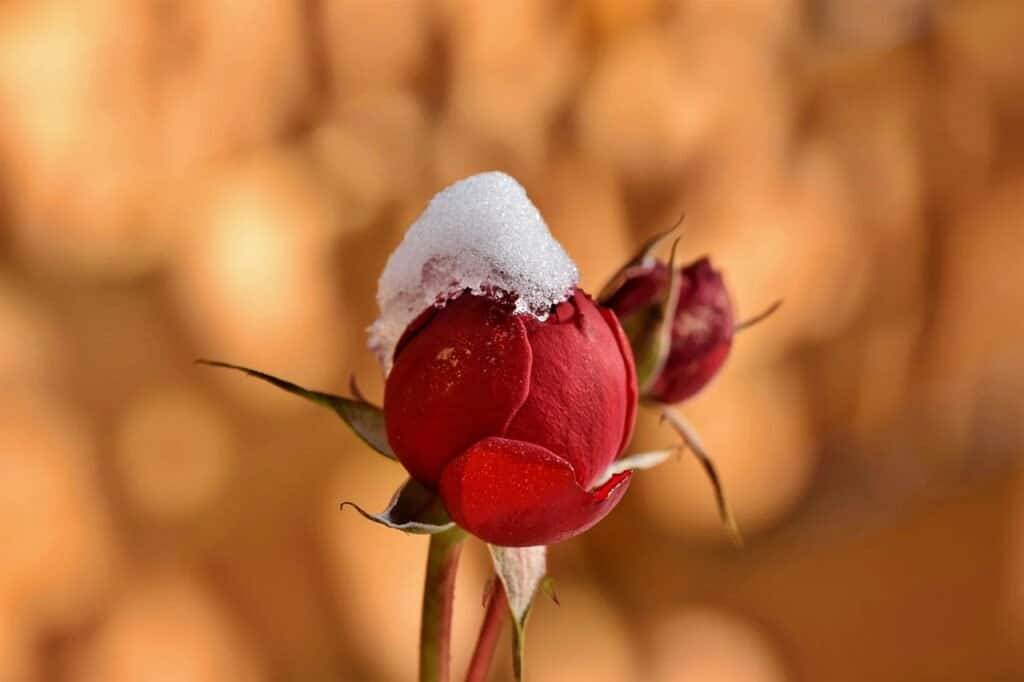
#> input picture 220962104_week1/image1.jpg, 1024 x 682 px, found by its file name
$ python imageread.py
#> lines starting #> are read from the running program, lines starting #| are printed output that depends on the picture; after the words box and inside, x2 and y2 are one past the last pixel; in counts of white or black regions, pixels touching at a corner belong together
import cv2
import cv2 as cv


frame = cv.imread('../week2/image1.jpg')
#> frame is the input picture: shape (682, 1024, 3); mean B, G, R 60.4, 110.8, 184
frame = cv.circle(frame,(506,390),(220),(200,213,48),2)
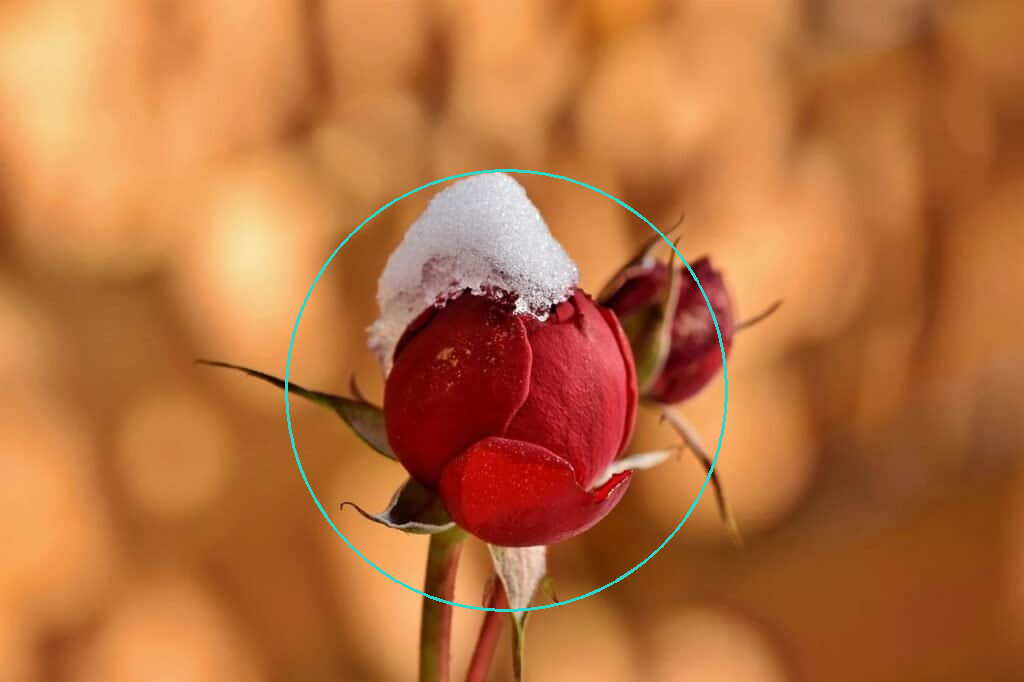
#> frame: shape (682, 1024, 3); 0.57% of pixels changed, all inside (x1, y1, x2, y2) = (285, 169, 728, 612)
frame = cv.rotate(frame,cv2.ROTATE_180)
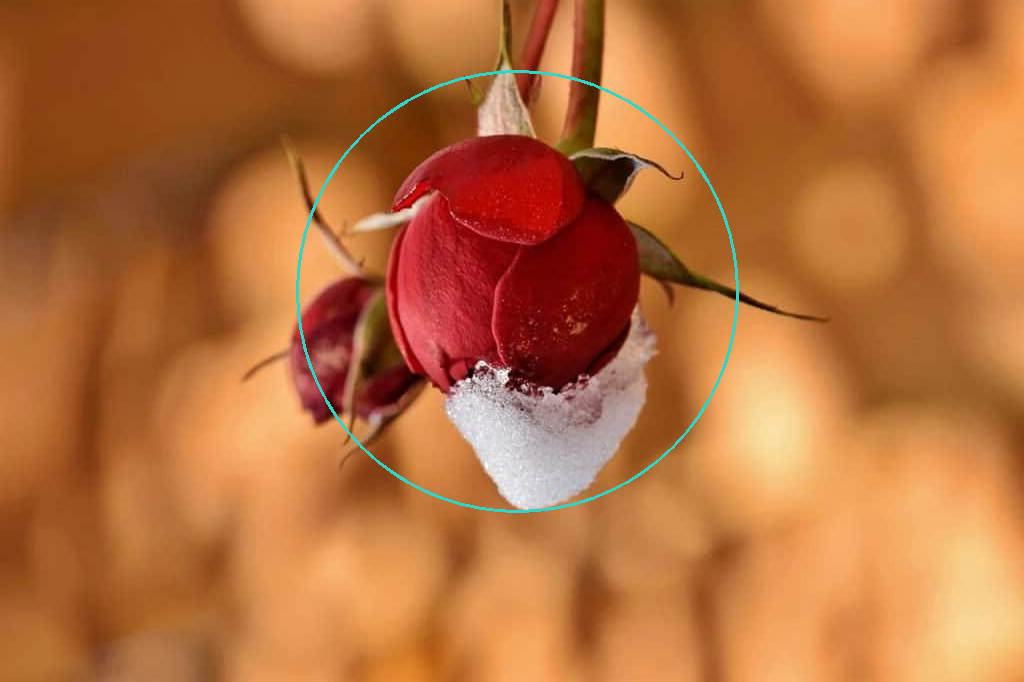
#> frame: shape (682, 1024, 3); mean B, G, R 61.2, 111.3, 183.2
frame = cv2.resize(frame,(1080,720),interpolation=cv2.INTER_LINEAR)
#> frame: shape (720, 1080, 3)
cv.imshow('flower',frame)
# [7 lines of commented-out code are left out]
cv.waitKey(0)
cv.destroyAllWindows()
